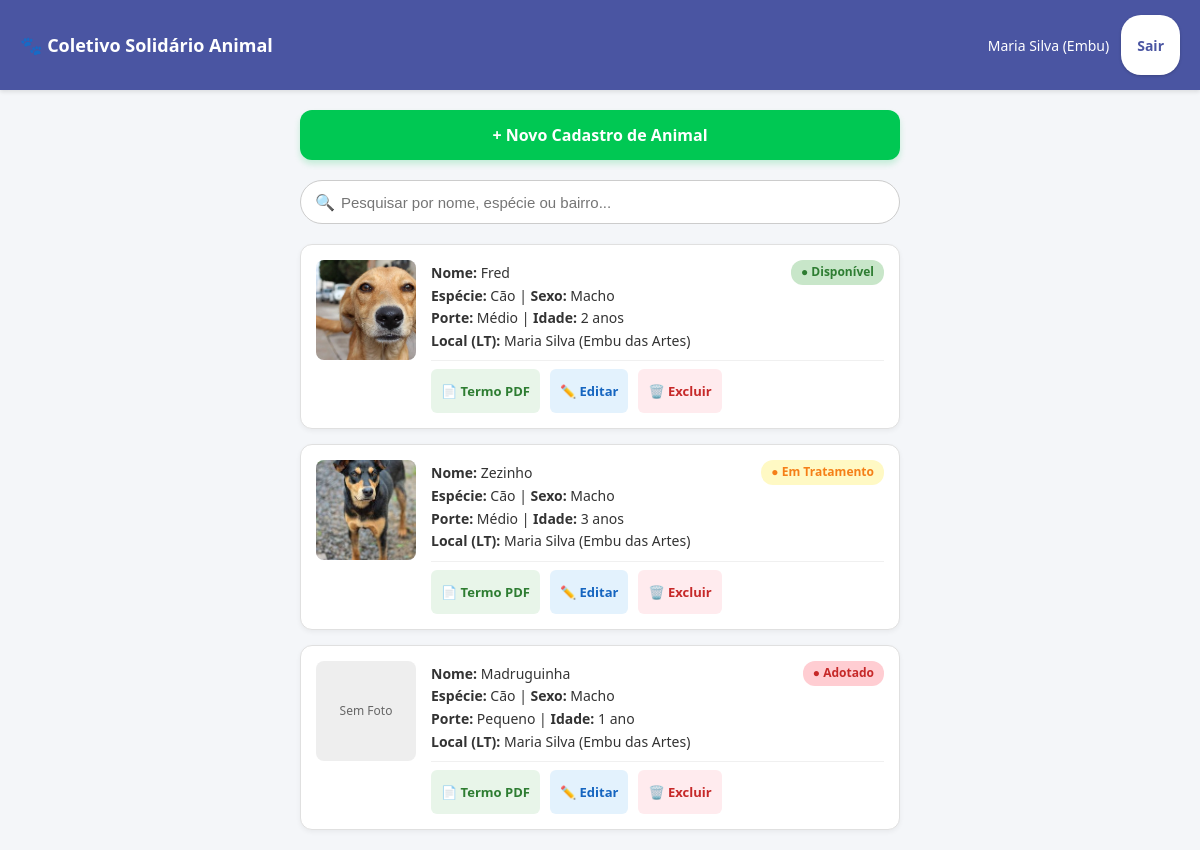
/painel (signed in), run on the app's committed database.
### tables this page shows
CREATE TABLE animais (
            id INTEGER PRIMARY KEY AUTOINCREMENT,
            nome TEXT NOT NULL,
            especie TEXT NOT NULL,
            porte TEXT NOT NULL,
            sexo TEXT,
            idade_aproximada TEXT,
            status_saude TEXT NOT NULL,
            observacoes_clinicas TEXT,
            status_castracao TEXT NOT NULL,
            status_vacinacao TEXT NOT NULL,
            status_adocao TEXT NOT NULL,
            id_lar_temporario INTEGER,
            foto TEXT,
            FOREIGN KEY (id_lar_temporario) REFERENCES lar_temporario(id_lar)
        );

CREATE TABLE lar_temporario (
            id_lar INTEGER PRIMARY KEY AUTOINCREMENT,
            nome_voluntario TEXT NOT NULL,
            contato_telefone TEXT NOT NULL,
            endereco_bairro TEXT NOT NULL,
            capacidade_maxima INTEGER NOT NULL,
            status_disponibilidade TEXT NOT NULL
        );

### app.py (the view)
@app.route('/painel')
def painel():
    if 'usuario_id' not in session:
        return redirect(url_for('login'))
    conn = sqlite3.connect('database.db')
    cursor = conn.cursor()
    cursor.execute('''
        SELECT a.id, a.nome, a.especie, a.status_saude, a.status_adocao, l.nome_voluntario, l.endereco_bairro, a.foto, a.porte, a.sexo, a.idade_aproximada
        FROM animais a
        LEFT JOIN lar_temporario l ON a.id_lar_temporario = l.id_lar
    ''')
    animais = cursor.fetchall()
    conn.close()
    return render_template('painel.html', animais=animais, usuario=session.get('usuario_nome'))

### templates/painel.html (shortened to what this page needs)
<!DOCTYPE html>
<html lang="pt-BR">
<head>
</head>
<body>
    <div class="header-app">
        <h1>🐾 Coletivo Solidário Animal</h1>
        <div class="user-info">
            <span>{{ usuario }}</span>
            <a href="{{ url_for('logout') }}" class="btn-sair">Sair</a>
        </div>
    </div>
    <div class="container">
        <a href="{{ url_for('cadastro') }}" class="btn-novo">+ Novo Cadastro de Animal</a>
        <div class="search-box">
            <span class="search-icon">🔍</span>
            <input type="text" id="searchInput" placeholder="Pesquisar por nome, espécie ou bairro..." onkeyup="filtrarAnimais()">
        </div>
        <div id="listaAnimais">
            {% for a in animais %}
            <div class="animal-card" data-nome="{{ a[1]|lower }}" data-especie="{{ a[2]|lower }}" data-bairro="{{ a[6]|lower if a[6] else '' }}">
                {% if a[7] %}
                    <img src="{{ url_for('static', filename='uploads/' + a[7]) }}" class="animal-img" alt="Foto de {{ a[1] }}">
                {% else %}
                    <div class="animal-img" style="display:flex;align-items:center;justify-content:center;font-size:12px;color:#666;">Sem Foto</div>
                {% endif %}
                <div class="animal-details">
                    {% if a[4] == 'Adotado' %}
                        <span class="badge badge-adotado">● Adotado</span>
                    {% elif a[4] == 'Em Tratamento' %}
                        <span class="badge badge-tratamento">● Em Tratamento</span>
                    {% else %}
                        <span class="badge badge-disponivel">● Disponível</span>
                    {% endif %}
                    <p><strong>Nome:</strong> {{ a[1] }}</p>
                    <p><strong>Espécie:</strong> {{ a[2] }} | <strong>Sexo:</strong> {{ a[9] if a[9] else 'Não inf.' }}</p>
                    <p><strong>Porte:</strong> {{ a[8] if a[8] else 'Não inf.' }} | <strong>Idade:</strong> {{ a[10] if a[10] else 'Não inf.' }}</p>
                    <p><strong>Local (LT):</strong> {{ a[5] ~ ' (' ~ a[6] + ')' if a[5] else 'Nenhum' }}</p>
                    <div class="card-actions">
                        <a href="{{ url_for('gerar_termo', id=a[0]) }}" target="_blank" class="action-termo">📄 Termo PDF</a>
                        <a href="{{ url_for('editar', id=a[0]) }}" class="action-editar">✏️ Editar</a>
                        <a href="{{ url_for('excluir', id=a[0]) }}" onclick="return confirm('Deseja realmente excluir o cadastro de {{ a[1] }}?');" class="action-excluir">🗑️ Excluir</a>
                    </div>
                </div>
            </div>
            {% else %}
            <p style="text-align: center; color: #666; padding: 30px;">Nenhum animal cadastrado no momento.</p>
            {% endfor %}
        </div>
    </div>
</body>
</html>

### templates/painel.html (style rules this page uses)
body { font-family: 'Segoe UI', Tahoma, Geneva, Verdana, sans-serif; background-color: #f4f6f9; margin: 0; padding: 0; color: #333; }
.header-app { background-color: #4A55A2; color: white; padding: 15px 20px; display: flex; justify-content: space-between; align-items: center; box-shadow: 0 2px 4px rgba(0,0,0,0.1); }
.header-app h1 { font-size: 18px; margin: 0; display: flex; align-items: center; gap: 8px; }
.user-info { font-size: 14px; display: flex; align-items: center; gap: 12px; }
.btn-sair { background-color: white; color: #4A55A2; padding: 8px 16px; border-radius: 20px; text-decoration: none; font-weight: bold; font-size: 14px; min-height: 44px; display: flex; align-items: center; justify-content: center; box-shadow: 0 1px 3px rgba(0,0,0,0.2); }
.container { max-width: 600px; margin: 20px auto; padding: 0 15px; }
.btn-novo { background-color: #00C853; color: white; text-align: center; padding: 14px; border-radius: 12px; text-decoration: none; font-weight: bold; font-size: 16px; display: block; margin-bottom: 20px; box-shadow: 0 4px 6px rgba(0,200,83,0.2); min-height: 44px; box-sizing: border-box; }
.search-box { position: relative; margin-bottom: 20px; }
.search-box input { width: 100%; padding: 12px 15px 12px 40px; border: 1px solid #ccc; border-radius: 25px; font-size: 15px; box-sizing: border-box; outline: none; background: #fff; min-height: 44px; }
.search-icon { position: absolute; left: 15px; top: 50%; transform: translateY(-50%); color: #888; }
.animal-card { background: white; border-radius: 12px; padding: 15px; margin-bottom: 15px; display: flex; gap: 15px; box-shadow: 0 2px 5px rgba(0,0,0,0.05); border: 1px solid #e0e0e0; position: relative; }
.animal-img { width: 100px; height: 100px; object-fit: cover; border-radius: 8px; background-color: #eee; flex-shrink: 0; }
.animal-details { flex-grow: 1; font-size: 14px; line-height: 1.4; }
.animal-details p { margin: 3px 0; }
.badge { display: inline-block; padding: 4px 10px; border-radius: 12px; font-size: 12px; font-weight: bold; float: right; }
.badge-disponivel { background-color: #C8E6C9; color: #2e7d32; }
.badge-tratamento { background-color: #FFF9C4; color: #f57f17; }
.badge-adotado { background-color: #FFCDD2; color: #c62828; }
.card-actions { margin-top: 10px; display: flex; gap: 10px; border-top: 1px solid #f0f0f0; padding-top: 8px; }
.card-actions a { font-size: 13px; text-decoration: none; font-weight: bold; padding: 6px 10px; border-radius: 6px; min-height: 32px; display: inline-flex; align-items: center; }
.action-termo { color: #2e7d32; background: #e8f5e9; }
.action-editar { color: #1565c0; background: #e3f2fd; }
.action-excluir { color: #c62828; background: #ffebee; }

### data on the page
animais: foto (picture), status_adocao "● Disponível", nome "Fred", especie "Cão", sexo "Macho", porte "Médio", idade_aproximada "2 anos", endereco_bairro "Maria Silva (Embu das Artes)"
animais: foto (picture), status_adocao "● Em Tratamento", nome "Zezinho", especie "Cão", sexo "Macho", porte "Médio", idade_aproximada "3 anos", endereco_bairro "Maria Silva (Embu das Artes)"
animais: shows "Sem Foto", status_adocao "● Adotado", nome "Madruguinha", especie "Cão", sexo "Macho", porte "Pequeno", idade_aproximada "1 ano", endereco_bairro "Maria Silva (Embu das Artes)"

### other printed values
{{ usuario }} "Maria Silva (Embu)"
